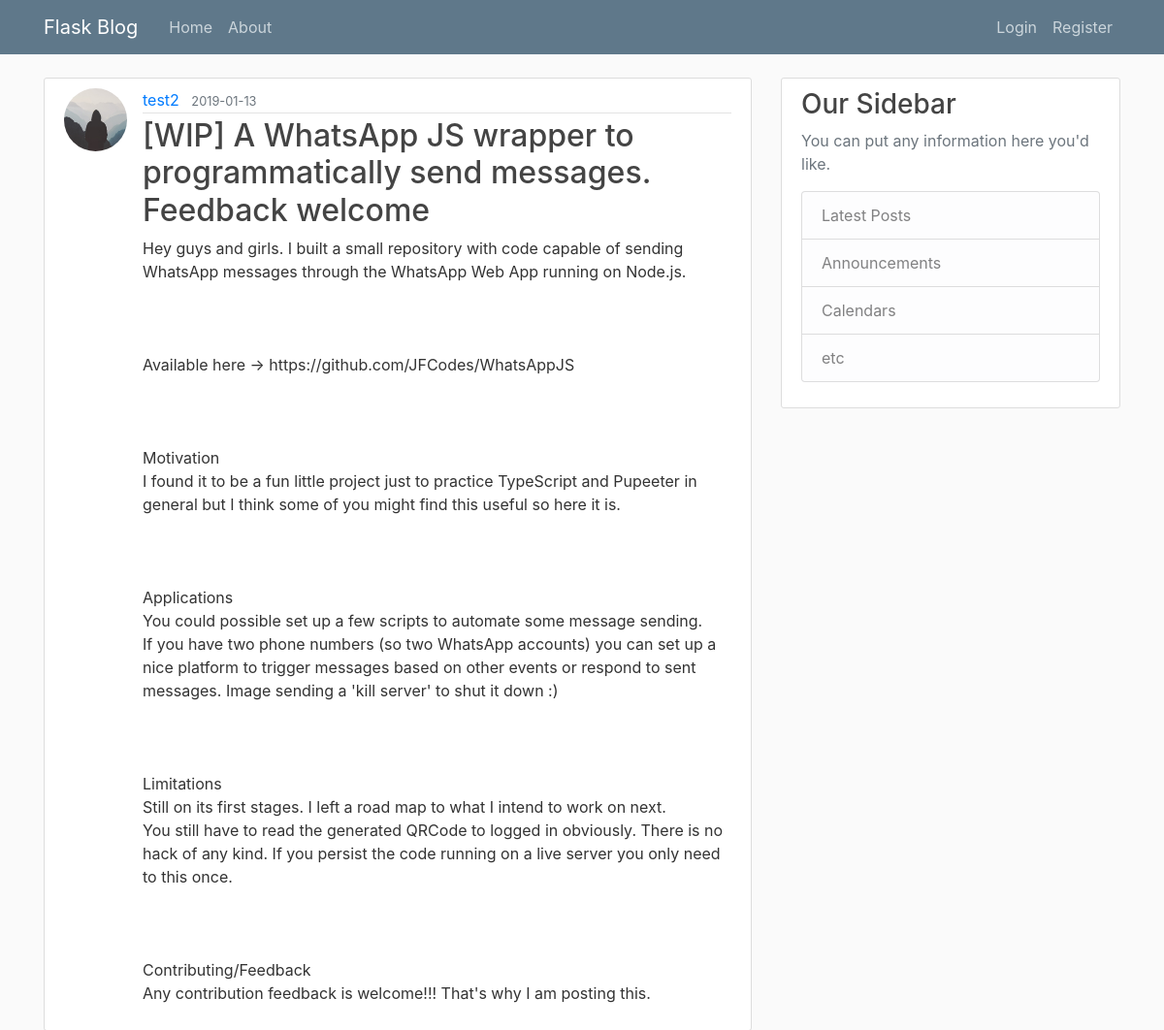
The page /post/5 on the database its author committed.
### flaskblog/models.py (models this page shows, shortened)
class User(db.Model, UserMixin):
    id = db.Column(db.Integer, primary_key=True)
    username = db.Column(db.String(20), unique=True, nullable=False)
    email = db.Column(db.String(120), unique=True, nullable=False)
    image_file = db.Column(db.String(20), nullable=False, default='default.jpg')
    password = db.Column(db.String(60), nullable=False)
    posts = db.relationship('Post', backref='author', lazy=True)

class Post(db.Model):
    id = db.Column(db.Integer, primary_key=True)
    title =  db.Column(db.String(120),  nullable=False)
    date_posted = db.Column(db.DateTime, nullable=False, default=datetime.utcnow)
    content = db.Column(db.Text, nullable=False)
    user_id = db.Column(db.Integer, db.ForeignKey('user.id'), nullable=False)

### flaskblog/routes.py (the view)
@app.route("/post/<int:post_id>")
def post(post_id):
    post = Post.query.get_or_404(post_id)
    return render_template('post.html', title=post.title, post=post)

### flaskblog/templates/post.html (shortened to what this page needs)
{% extends "layout.html" %}
{% block content %}
    <article class="media content-section">
        <img class="rounded-circle article-img"
             src="{{ url_for('static',filename='profile_pics/' + post.author.image_file) }}">
        <div class="media-body">
            <div class="article-metadata">
                <a class="mr-2" href="{{ url_for('user_posts', username=post.author.username) }}">{{ post.author.username }}</a>
                <small class="text-muted">{{ post.date_posted.strftime('%Y-%m-%d') }}</small>
            </div>
            <h2 class="article-title">{{ post.title }}</h2>
            <p class="article-content">{{ post.content }}</p>
        </div>
    </article>
{% endblock content %}

### flaskblog/static/main.css (style rules this page uses)
body { background: #fafafa; color: #333333; margin-top: 5rem; }
h1, h2, h3, h4, h5, h6 { color: #444444; }
.content-section { background: #ffffff; padding: 10px 20px; border: 1px solid #dddddd; border-radius: 3px; margin-bottom: 20px; }
.article-title { color: #444444; }
.article-content { white-space: pre-line; }
.article-img { height: 65px; width: 65px; margin-right: 16px; }
.article-metadata { padding-bottom: 1px; margin-bottom: 4px; border-bottom: 1px solid #e3e3e3 }

### rows shown on the page
User: image_file (placeholder picture), author.username "test2"
Post: date_posted "2019-01-13", title "[WIP] A WhatsApp JS wrapper to programmatically send messages. Feedback welcome", content "Hey guys and girls. I built a small repository with code capable of sending WhatsApp messages through the WhatsApp Web App running on Node.js. Available here -> https://github.com/JFCodes/WhatsAppJS Motivation I found it to be a fun little project just to practice TypeScript and Pupeeter in general but I think some of you might find this useful so here it is. Applications You could possible set up a few scripts to automate some message sending. If you have two phone numbers (so two WhatsApp accounts) you can set up a nice platform to trigger messages based on other events or respond to sent messages. Image sending a 'kill server' to shut it down :) Limitations Still on its first stages. I…"
